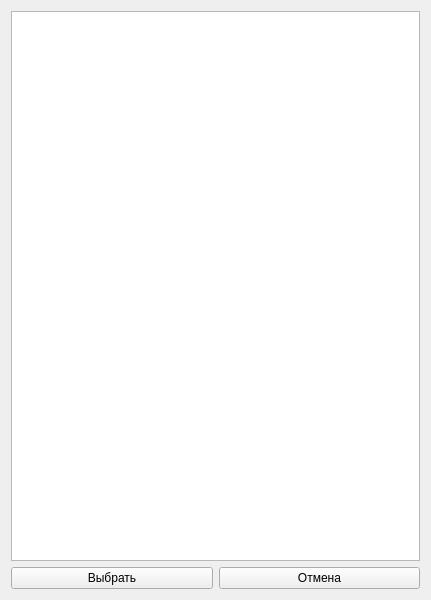
<?xml version="1.0" encoding="UTF-8"?>
<ui version="4.0">
 <class>session_selection</class>
 <widget class="QWidget" name="session_selection">
  <property name="geometry">
   <rect>
    <x>0</x>
    <y>0</y>
    <width>431</width>
    <height>600</height>
   </rect>
  </property>
  <property name="windowTitle">
   <string/>
  </property>
  <layout class="QGridLayout" name="gridLayout">
   <item row="0" column="0">
    <widget class="QListWidget" name="sessions_list"/>
   </item>
   <item row="1" column="0">
    <layout class="QHBoxLayout" name="horizontalLayout">
     <item>
      <widget class="QPushButton" name="load_button">
       <property name="text">
        <string>Выбрать</string>
       </property>
      </widget>
     </item>
     <item>
      <widget class="QPushButton" name="close_button">
       <property name="text">
        <string>Отмена</string>
       </property>
      </widget>
     </item>
    </layout>
   </item>
  </layout>
 </widget>
 <resources/>
 <connections/>
</ui>
